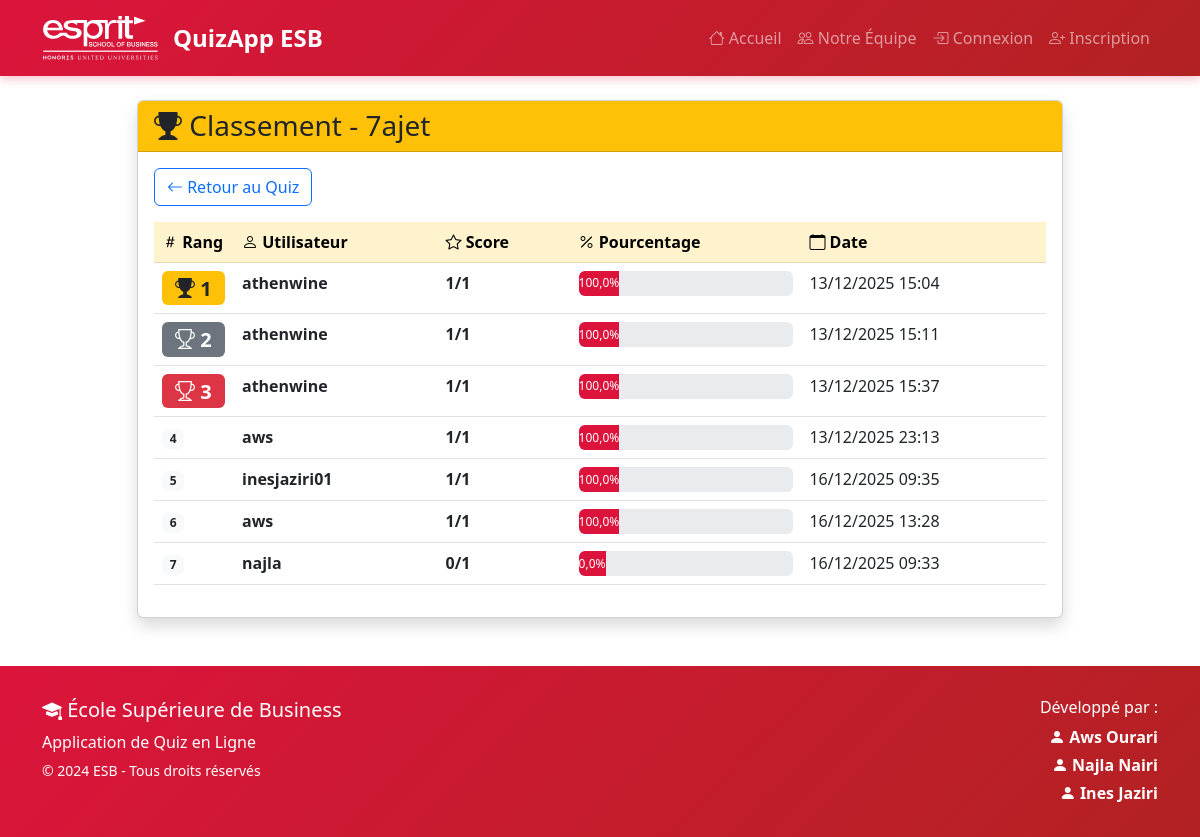
Page /quiz/1/scores/ on the committed database.
### quiz/models.py (models this page shows, shortened)
class Quiz(models.Model):
    title = models.CharField(max_length=200)
    description = models.TextField()
    created_by = models.ForeignKey(User, on_delete=models.CASCADE, related_name='created_quizzes')
    created_at = models.DateTimeField(auto_now_add=True)
    updated_at = models.DateTimeField(auto_now=True)
    is_active = models.BooleanField(default=True)
    time_limit = models.IntegerField(help_text="Time limit in minutes", null=True, blank=True)
    class Meta:
        verbose_name_plural = "Quizzes"
        ordering = ['-created_at']
    def get_max_score(self):
        return self.questions.count()

class QuizAttempt(models.Model):
    user = models.ForeignKey(User, on_delete=models.CASCADE, related_name='quiz_attempts')
    quiz = models.ForeignKey(Quiz, on_delete=models.CASCADE, related_name='attempts')
    started_at = models.DateTimeField(auto_now_add=True)
    completed_at = models.DateTimeField(null=True, blank=True)
    score = models.IntegerField(default=0)
    is_completed = models.BooleanField(default=False)
    class Meta:
        ordering = ['-started_at']
    def get_percentage(self):
        max_score = self.quiz.get_max_score()
        if max_score > 0:
            return round((self.score / max_score) * 100, 2)
        return 0

### quiz/views.py (the view)
# urls.py: path('quiz/<int:pk>/scores/', views.quiz_scores, name='quiz_scores'),
def quiz_scores(request, pk):
    quiz = get_object_or_404(Quiz, pk=pk)
    scores = QuizAttempt.objects.filter(
        quiz=quiz,
        is_completed=True
    ).select_related('user').order_by('-score', 'completed_at')[:10]
    context = {
        'quiz': quiz,
        'scores': scores,
    }
    return render(request, 'quiz/quiz_scores.html', context)

### templates/quiz/quiz_scores.html (shortened to what this page needs)
{% extends 'quiz/base.html' %}
{% block content %}
<div class="row justify-content-center">
    <div class="col-lg-10">
        <div class="card shadow">
            <div class="card-header bg-warning">
                <h3 class="mb-0">
                    <i class="bi bi-trophy-fill"></i> Classement - {{ quiz.title }}
                </h3>
            </div>
            <div class="card-body">
                <div class="mb-3">
                    <a href="{% url 'quiz_detail' quiz.pk %}" class="btn btn-outline-primary">
                        <i class="bi bi-arrow-left"></i> Retour au Quiz
                    </a>
                </div>
                {% if scores %}
                    <div class="table-responsive">
                        <table class="table table-hover">
                            <thead class="table-warning">
                                <tr>
                                    <th width="80"><i class="bi bi-hash"></i> Rang</th>
                                    <th><i class="bi bi-person"></i> Utilisateur</th>
                                    <th><i class="bi bi-star"></i> Score</th>
                                    <th><i class="bi bi-percent"></i> Pourcentage</th>
                                    <th><i class="bi bi-calendar"></i> Date</th>
                                </tr>
                            </thead>
                            <tbody>
                                {% for score in scores %}
                                    <tr {% if score.user == user %}class="table-info"{% endif %}>
                                        <td>
                                            {% if forloop.counter == 1 %}
                                                <span class="badge bg-warning text-dark fs-5">
                                                    <i class="bi bi-trophy-fill"></i> 1
                                                </span>
                                            {% elif forloop.counter == 2 %}
                                                <span class="badge bg-secondary fs-5">
                                                    <i class="bi bi-trophy"></i> 2
                                                </span>
                                            {% elif forloop.counter == 3 %}
                                                <span class="badge bg-danger fs-5">
                                                    <i class="bi bi-trophy"></i> 3
                                                </span>
                                            {% else %}
                                                <span class="badge bg-light text-dark">{{ forloop.counter }}</span>
                                            {% endif %}
                                        </td>
                                        <td>
                                            <strong>{{ score.user.username }}</strong>
                                        </td>
                                        <td>
                                            <strong>{{ score.score }}/{{ quiz.get_max_score }}</strong>
                                        </td>
                                        <td>
                                            {% with percentage=score.get_percentage %}
                                                <div class="progress" style="height: 25px;">
                                                    <div class="progress-bar {% if percentage >= 80 %}bg-success{% elif percentage >= 60 %}bg-info{% else %}bg-warning{% endif %}"
                                                         role="progressbar"
                                                         style="width: {{ percentage }}%"
                                                         aria-valuenow="{{ percentage }}"
                                                         aria-valuemin="0"
                                                         aria-valuemax="100">
                                                        {{ percentage }}%
                                                    </div>
                                                </div>
                                            {% endwith %}
                                        </td>
                                        <td>{{ score.completed_at|date:"d/m/Y H:i" }}</td>
                                    </tr>
                                {% endfor %}
                            </tbody>
                        </table>
                    </div>
                {% else %}
                    <div class="alert alert-info">
                        <i class="bi bi-info-circle"></i> Aucun score enregistré pour ce quiz. Soyez le premier à le compléter!
                    </div>
                {% endif %}
            </div>
        </div>
    </div>
</div>
{% endblock %}

### templates/quiz/base.html (shortened to what this page needs)
<!DOCTYPE html>
<html lang="fr">
<head>
    <link href="https://cdn.jsdelivr.net/npm/bootstrap@5.3.0/dist/css/bootstrap.min.css" rel="stylesheet">
    <link rel="stylesheet" href="https://cdn.jsdelivr.net/npm/bootstrap-icons@1.11.0/font/bootstrap-icons.css">
</head>
<body>
    <nav class="navbar navbar-expand-lg navbar-dark navbar-esb">
        <div class="container">
            <a class="navbar-brand" href="{% url 'home' %}">
                {% load static %}
<img src="{% static 'images/logo_esb.svg' %}" alt="Logo ESB" class="esb-logo">
                QuizApp ESB
            </a>
            <div class="collapse navbar-collapse" id="navbarNav">
                <ul class="navbar-nav ms-auto">
                    <li class="nav-item">
                        <a class="nav-link" href="{% url 'home' %}">
                            <i class="bi bi-house"></i> Accueil
                        </a>
                    </li>
                    <li class="nav-item">
                        <a class="nav-link" href="{% url 'team' %}">
                            <i class="bi bi-people"></i> Notre Équipe
                        </a>
                    </li>
                    {% if user.is_authenticated %}
                        <li class="nav-item">
                            <a class="nav-link" href="{% url 'create_quiz' %}">
                                <i class="bi bi-plus-circle"></i> Créer Quiz
                            </a>
                        </li>
                        <li class="nav-item">
                            <a class="nav-link" href="{% url 'my_quizzes' %}">
                                <i class="bi bi-folder"></i> Mes Quiz
                            </a>
                        </li>
                        <li class="nav-item">
                            <a class="nav-link" href="{% url 'my_results' %}">
                                <i class="bi bi-trophy"></i> Mes Résultats
                            </a>
                        </li>
                        <li class="nav-item">
                            <form method="post" action="{% url 'logout' %}" style="display: inline;">
                                {% csrf_token %}
                                <button type="submit" class="nav-link btn btn-link text-white" style="border: none; background: none; cursor: pointer;">
                                    <i class="bi bi-box-arrow-right"></i> Déconnexion
                                </button>
                            </form>
                        </li>
                        <li class="nav-item">
                            <span class="nav-link text-white">
                                <i class="bi bi-person-circle"></i> {{ user.username }}
                            </span>
                        </li>
                    {% else %}
                        <li class="nav-item">
                            <a class="nav-link" href="{% url 'login' %}">
                                <i class="bi bi-box-arrow-in-right"></i> Connexion
                            </a>
                        </li>
                        <li class="nav-item">
                            <a class="nav-link" href="{% url 'register' %}">
                                <i class="bi bi-person-plus"></i> Inscription
                            </a>
                        </li>
                    {% endif %}
                </ul>
            </div>
        </div>
    </nav>
    <main class="main-content">
        <div class="container mt-4">
            {% block content %}
            {% endblock %}
        </div>
    </main>
    <footer class="footer">
        <div class="container">
            <div class="row">
                <div class="col-md-6 text-center text-md-start mb-3 mb-md-0">
                    <h5><i class="bi bi-mortarboard-fill"></i> École Supérieure de Business</h5>
                    <p class="mb-1">Application de Quiz en Ligne</p>
                    <p class="mb-0"><small>© 2024 ESB - Tous droits réservés</small></p>
                </div>
                <div class="col-md-6 text-center text-md-end">
                    <h6>Développé par :</h6>
                    <p class="mb-1">
                        <i class="bi bi-person-fill"></i> <strong>Aws Ourari</strong>
                    </p>
                    <p class="mb-1">
                        <i class="bi bi-person-fill"></i> <strong>Najla Nairi</strong>
                    </p>
                    <p class="mb-0">
                        <i class="bi bi-person-fill"></i> <strong>Ines Jaziri</strong>
                    </p>
                </div>
            </div>
        </div>
    </footer>
</body>
</html>

### templates/quiz/base.html (style rules this page uses)
:root { --esb-red: #DC143C; --esb-dark-red: #B22222; --esb-light-red: #FF6B6B; }
body { min-height: 100vh; display: flex; flex-direction: column; }
.main-content { flex: 1; }
.navbar-esb { background: linear-gradient(135deg, var(--esb-red) 0%, var(--esb-dark-red) 100%); box-shadow: 0 2px 10px rgba(220, 20, 60, 0.3); }
.esb-logo { height: 50px; width: auto; margin-right: 15px; filter: brightness(0) invert(1); }
.navbar-brand { font-weight: bold; font-size: 1.5rem; display: flex; align-items: center; }
.progress-bar { background-color: var(--esb-red) !important; }
.footer { background: linear-gradient(135deg, var(--esb-red) 0%, var(--esb-dark-red) 100%); color: white; padding: 2rem 0; margin-top: 3rem; }

### rows in the picture
Quiz: title "7ajet", get_max_score "1"
QuizAttempt: shows "1", user.username "athenwine", score "1", get_percentage "100,0", completed_at "13/12/2025 15:04"
QuizAttempt: shows "2", user.username "athenwine", score "1", get_percentage "100,0", completed_at "13/12/2025 15:11"
QuizAttempt: shows "3", user.username "athenwine", score "1", get_percentage "100,0", completed_at "13/12/2025 15:37"
QuizAttempt: user.username "aws", score "1", get_percentage "100,0", completed_at "13/12/2025 23:13"
QuizAttempt: user.username "inesjaziri01", score "1", get_percentage "100,0", completed_at "16/12/2025 09:35"
QuizAttempt: user.username "aws", score "1", get_percentage "100,0", completed_at "16/12/2025 13:28"
QuizAttempt: user.username "najla", score "0", get_percentage "0,0", completed_at "16/12/2025 09:33"
